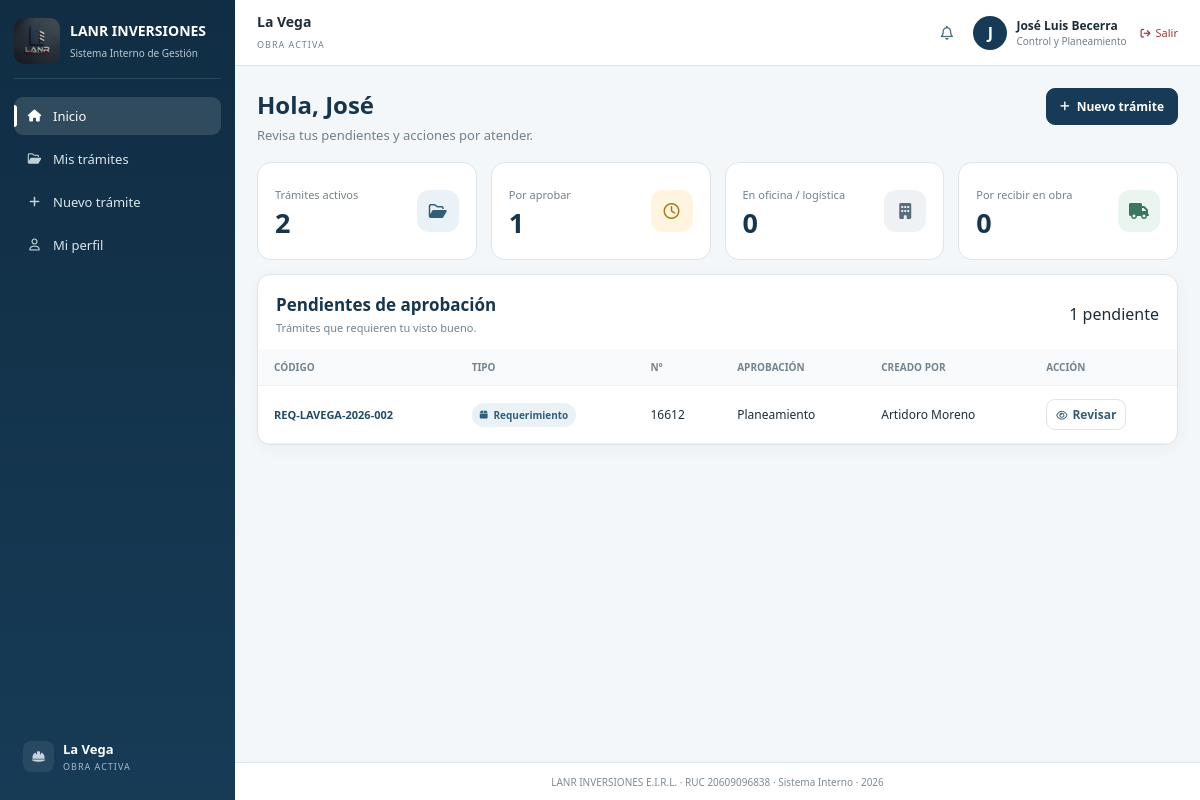
Screenshot of /home (signed in) with the database file from the repository.
### tables this page shows
CREATE TABLE users(
        id INTEGER PRIMARY KEY,
        full_name TEXT,
        username TEXT UNIQUE COLLATE NOCASE,
        password_hash TEXT,
        role TEXT,
        email TEXT,
        phone TEXT,
        must_change INTEGER DEFAULT 1,
        active INTEGER DEFAULT 1
    );

CREATE TABLE approvals(
        id INTEGER PRIMARY KEY,
        tramite_id INTEGER,
        rol TEXT,
        usuario_id INTEGER,
        aprobado INTEGER DEFAULT 0,
        fecha TEXT
    );

CREATE TABLE tramites(
        id INTEGER PRIMARY KEY,
        tracking TEXT UNIQUE,
        tipo TEXT,
        subtipo TEXT,
        numero TEXT,
        fecha TEXT,
        proyecto TEXT,
        lugar TEXT,
        beneficiario TEXT,

        dni_ruc TEXT,
        modalidad_pago TEXT,
        responsable TEXT,
        tipo_comprobante TEXT,
        banco TEXT,
        nro_comprobante TEXT,
        cuenta_cci TEXT,
        abono REAL,
        observaciones TEXT,

        estado TEXT,
        formato TEXT,
        creador INTEGER,
        creado TEXT
    );

### app.py (the view, shortened to what this page needs)
@app.route('/home')
@login_required
def home():
    u = user()
    c = db()
    username = u['username'].lower()
    if username in ('amoreno', 'jbecerra', 'ogonzales'):
        activos = c.execute(
            '''
            SELECT COUNT(*) c
            FROM tramites
            WHERE estado!='Cerrado'
            '''
        ).fetchone()['c']
    counts = {
        'activos': activos,
        'aprob': c.execute(
            '''
            SELECT COUNT(*) c
            FROM approvals
            WHERE usuario_id=?
            AND aprobado=0
            ''',
            (u['id'],)
        ).fetchone()['c'],
        'oficina': c.execute(
            '''
            SELECT COUNT(*) c
            FROM tramites
            WHERE estado IN (
                'En oficina',
                'Cotización',
                'Comprado'
            )
            '''
        ).fetchone()['c'],
        'recibir': c.execute(
            '''
            SELECT COUNT(*) c
            FROM tramites
            WHERE estado='Enviado a obra'
            '''
        ).fetchone()['c']
    }
    pendientes_aprobacion = c.execute(
        '''
        SELECT
            t.id,
            t.tracking,
            t.tipo,
            t.subtipo,
            t.numero,
            t.fecha,
            t.estado,
            creador.full_name AS creador_nombre,
            a.rol AS rol_aprobacion

        FROM approvals a

        JOIN tramites t
            ON t.id = a.tramite_id

        JOIN users creador
            ON creador.id = t.creador

        WHERE a.usuario_id = ?
        AND a.aprobado = 0

        ORDER BY t.id DESC
        ''',
        (u['id'],)
    ).fetchall()
    pendientes_logistica = []
    pendientes_envio = 0
    if username == 'rvasquez':
        pendientes_envio = sum(
            1
            for x in pendientes_logistica
            if x['pendiente_de'] == 'Guía y envío a obra'
        )
    pendientes_tesoreria = []
    sp_tesoreria = []
    sp_pendientes_asignacion = []
    sp_pendientes_conformidad = []
    c.close()
    return render_template(
        'home.html',
        user=u,
        counts=counts,
        pendientes_aprobacion=pendientes_aprobacion,
        pendientes_logistica=pendientes_logistica,
        pendientes_envio=pendientes_envio,
        pendientes_tesoreria=pendientes_tesoreria,
        sp_tesoreria=sp_tesoreria,
        sp_pendientes_asignacion=sp_pendientes_asignacion,
        sp_pendientes_conformidad=sp_pendientes_conformidad
    )

### app.py (called while the page is built)
def db():
    c = sqlite3.connect(DB)
    c.row_factory = sqlite3.Row
    return c

def user():
    if 'uid' not in session:
        return None
    c = db()
    u = c.execute('select * from users where id=?',
                  (session['uid'],)).fetchone()
    c.close()
    return u

def login_required(fn):
    from functools import wraps
    @wraps(fn)
    def w(*a, **k):
        if 'uid' not in session:
            return redirect(url_for('login'))
        return fn(*a, **k)
    return w

### templates/home.html (shortened to what this page needs)
{% extends 'base.html' %} {% block title %} Inicio | LANR {% endblock %} {%
block content %}
<div class="pagehead">
  <div>
    <h1>Hola, {{ user.full_name.split(' ')[0] }}</h1>
    <p>Revisa tus pendientes y acciones por atender.</p>
  </div>
  {% if user.username|lower in ['amoreno','jbecerra','ogonzales'] %}
  <a class="btn primary new-tramite-btn" href='{{ url_for("new_request") }}'>
    <i class="fa-solid fa-plus"></i>
    Nuevo trámite
  </a>
  {% endif %}
</div>
<div class="metrics">
  <div class="metric metric-blue">
    <div class="metric-info">
      <span>Trámites activos</span>
      <strong>{{ counts.activos }}</strong>
    </div>
    <div class="metric-icon">
      <i class="fa-regular fa-folder-open"></i>
    </div>
  </div>
  <div class="metric metric-yellow">
    <div class="metric-info">
      <span>Por aprobar</span>
      <strong>{{ counts.aprob }}</strong>
    </div>
    <div class="metric-icon">
      <i class="fa-regular fa-clock"></i>
    </div>
  </div>
  <div class="metric metric-office">
    <div class="metric-info">
      {% if user.username|lower == 'rvasquez' %}
      <span>En gestión logística</span>
      <strong>{{ pendientes_logistica|length }}</strong>
      {% elif user.username|lower == 'ycoronado' %}
      <span>Pagos REQ pendientes</span>
      <strong>{{ pendientes_tesoreria|length }}</strong>
      {% elif user.username|lower == 'lneyra' %}
      <span>SP por asignar pago</span>
      <strong>{{ sp_pendientes_asignacion|length }}</strong>
      {% else %}
      <span>En oficina / logística</span>
      <strong>{{ counts.oficina }}</strong>
      {% endif %}
    </div>
    <div class="metric-icon">
      <i class="fa-solid fa-building"></i>
    </div>
  </div>
  <div class="metric metric-green">
    <div class="metric-info">
      {% if user.username|lower == 'rvasquez' %}
      <span>Pendientes de envío</span>
      <strong>{{ pendientes_envio }}</strong>
      {% elif user.username|lower == 'ycoronado' %}
      <span>SP asignadas</span>
      <strong>{{ sp_tesoreria|length }}</strong>
      {% elif user.username|lower == 'lneyra' %}
      <span>Conformidades pendientes</span>
      <strong>{{ sp_pendientes_conformidad|length }}</strong>
      {% else %}
      <span>Por recibir en obra</span>
      <strong>{{ counts.recibir }}</strong>
      {% endif %}
    </div>
    <div class="metric-icon">
      <i class="fa-solid fa-truck"></i>
    </div>
  </div>
</div>
<div class="card recent-card" id="pendientes-aprobacion">
  <div class="card-title-row">
    <div>
      <h3>Pendientes de aprobación</h3>
      <p>Trámites que requieren tu visto bueno.</p>
    </div>
    {% if pendientes_aprobacion %}
    <span class="pending-count">
      {{ pendientes_aprobacion|length }} pendiente
    </span>
    {% endif %}
  </div>
  {% if pendientes_aprobacion %}
  <div class="tablewrap">
    <table class="recent-table">
      <thead>
        <tr>
          <th>Código</th>
          <th>Tipo</th>
          <th>N°</th>
          <th>Aprobación</th>
          <th>Creado por</th>
          <th>Acción</th>
        </tr>
      </thead>
      <tbody>
        {% for t in pendientes_aprobacion %}
        <tr>
          <td>
            <strong class="tracking-code">{{ t.tracking }}</strong>
          </td>
          <td>
            {% if t.tipo == 'REQ' %}
            <span class="type-pill req">
              <i class="fa-solid fa-box"></i>
              Requerimiento
            </span>
            {% else %}
            <span class="type-pill sp">
              <i class="fa-solid fa-money-bill-wave"></i>
              Solicitud
            </span>
            {% endif %}
          </td>
          <td>{{ t.numero }}</td>
          <td>{{ t.rol_aprobacion }}</td>
          <td>{{ t.creador_nombre }}</td>
          <td>
            <a
              class="btn small action-view"
              href="{{ url_for('request_detail', tid=t.id) }}"
            >
              <i class="fa-regular fa-eye"></i>
              Revisar
            </a>
          </td>
        </tr>
        {% endfor %}
      </tbody>
    </table>
  </div>
  {% endif %}
</div>
 {% endblock %}

### templates/base.html (shortened to what this page needs)
<!doctype html>
<html lang="es">
  <head>
    <link
      rel="stylesheet"
      href='{{ url_for("static", filename="css/styles.css") }}'
    />
    <link
      rel="stylesheet"
      href="https://cdnjs.cloudflare.com/ajax/libs/font-awesome/6.5.2/css/all.min.css"
    />
  </head>
  <body>
    {% if user %}
    <div class="app">
      <aside class="sidebar" id="sidebar">
        <div class="brand">
          <img
            src='{{ url_for("static", filename="logo-lanr.jpeg") }}'
            alt="LANR Inversiones"
          />
          <div>
            <strong>LANR INVERSIONES</strong>
            <span>Sistema Interno de Gestión</span>
          </div>
        </div>
        <nav>
          <a
            href='{{ url_for("home") }}'
            class="{% if request.endpoint == 'home' %}active{% endif %}"
          >
            <i class="fa-solid fa-house"></i>
            <span>Inicio</span>
          </a>
          <a
            href='{{ url_for("requests") }}'
            class="{% if request.endpoint in ['requests', 'request_detail'] %}active{% endif %}"
          >
            <i class="fa-regular fa-folder-open"></i>
            <span>Mis trámites</span>
          </a>
          {% if user.username|lower in ['amoreno','jbecerra','ogonzales'] %}
          <a
            href='{{ url_for("new_request") }}'
            class="{% if request.endpoint in ['new_request', 'create_requirement', 'create_payment_request'] %}active{% endif %}"
          >
            <i class="fa-solid fa-plus"></i>
            <span>Nuevo trámite</span>
          </a>
          {% endif %}
          <a
            href='{{ url_for("profile") }}'
            class="{% if request.endpoint == 'profile' %}active{% endif %}"
          >
            <i class="fa-regular fa-user"></i>
            <span>Mi perfil</span>
          </a>
        </nav>
        <div class="sidefoot">
          <div class="sidefoot-icon">
            <i class="fa-solid fa-helmet-safety"></i>
          </div>
          <div>
            <strong>La Vega</strong>
            <span>OBRA ACTIVA</span>
          </div>
        </div>
      </aside>
      <main>
        <header>
          <div class="work">
            <strong>La Vega</strong>
            <span>OBRA ACTIVA</span>
          </div>
          <div class="who">
            <div class="notification-wrapper">
              <button
                type="button"
                class="notification-button"
                title="Notificaciones"
                onclick="toggleNotifications()"
              >
                <i class="fa-regular fa-bell"></i>
              </button>
            </div>
            <div class="avatar">{{ user.full_name[0] }}</div>
            <div class="user-data">
              <strong>{{ user.full_name }}</strong>
              <small>{{ user.role }}</small>
            </div>
            <a
              href='{{ url_for("logout") }}'
              class="logout-link"
              title="Cerrar sesión"
            >
              <i class="fa-solid fa-arrow-right-from-bracket"></i>
              <span>Salir</span>
            </a>
          </div>
        </header>
        <section class="content">
           {% block content %} {% endblock %}
        </section>
        <footer>
          LANR INVERSIONES E.I.R.L. · RUC 20609096838 · Sistema Interno · 2026
        </footer>
      </main>
    </div>
    {% else %} {% block guest %} {% endblock %} {% endif %}
  </body>
</html>

### rows the page displays
users: full_name "J", full_name "José Luis Becerra", role "Control y Planeamiento", full_name "José"
approvals: tracking "REQ-LAVEGA-2026-002", numero "16612", rol_aprobacion "Planeamiento", creador_nombre "Artidoro Moreno"

### other values shown
{{ counts.activos }} "2"
{{ counts.aprob }} "1"
{{ counts.oficina }} "0"
{{ counts.recibir }} "0"
{{ pendientes_aprobacion|length }} "1"
